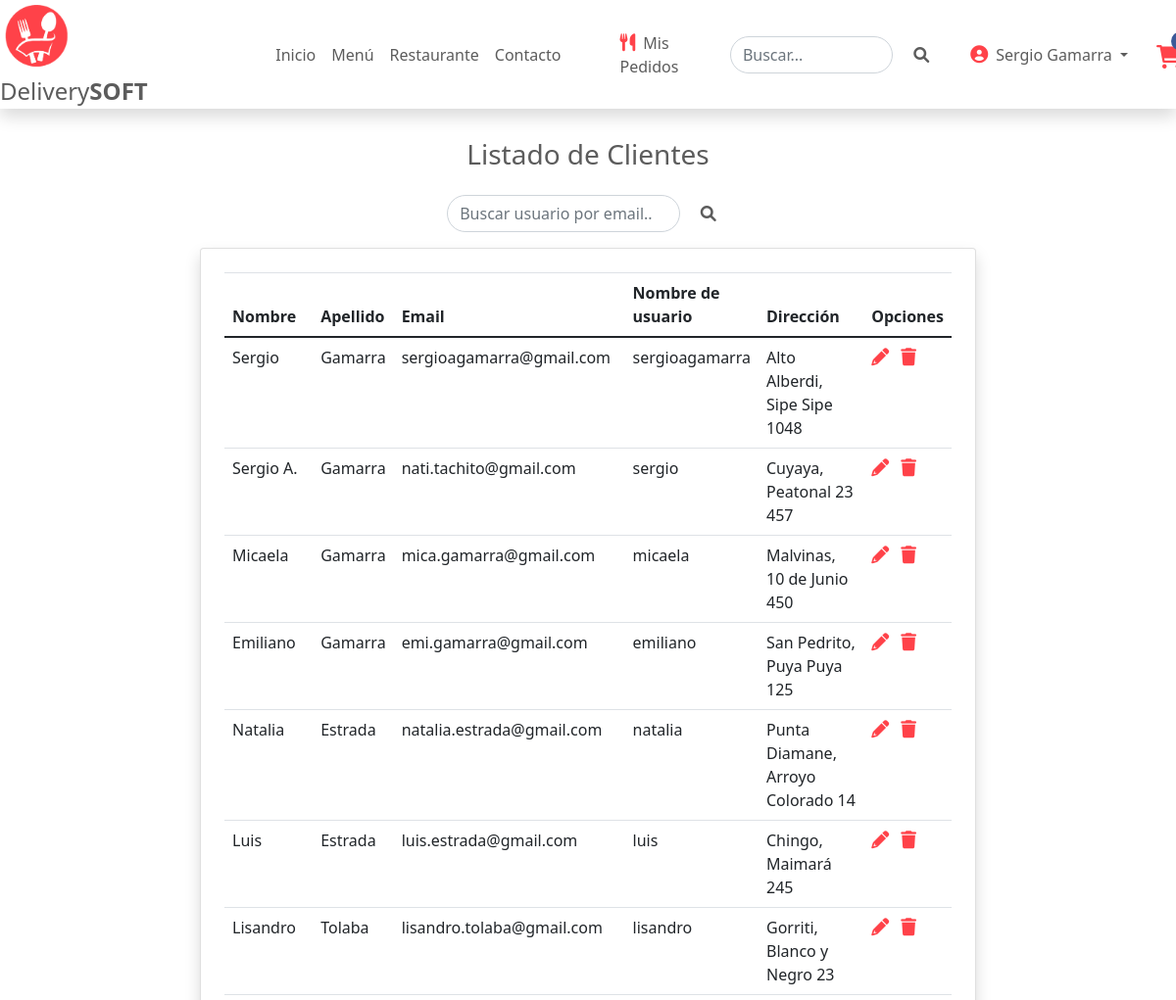
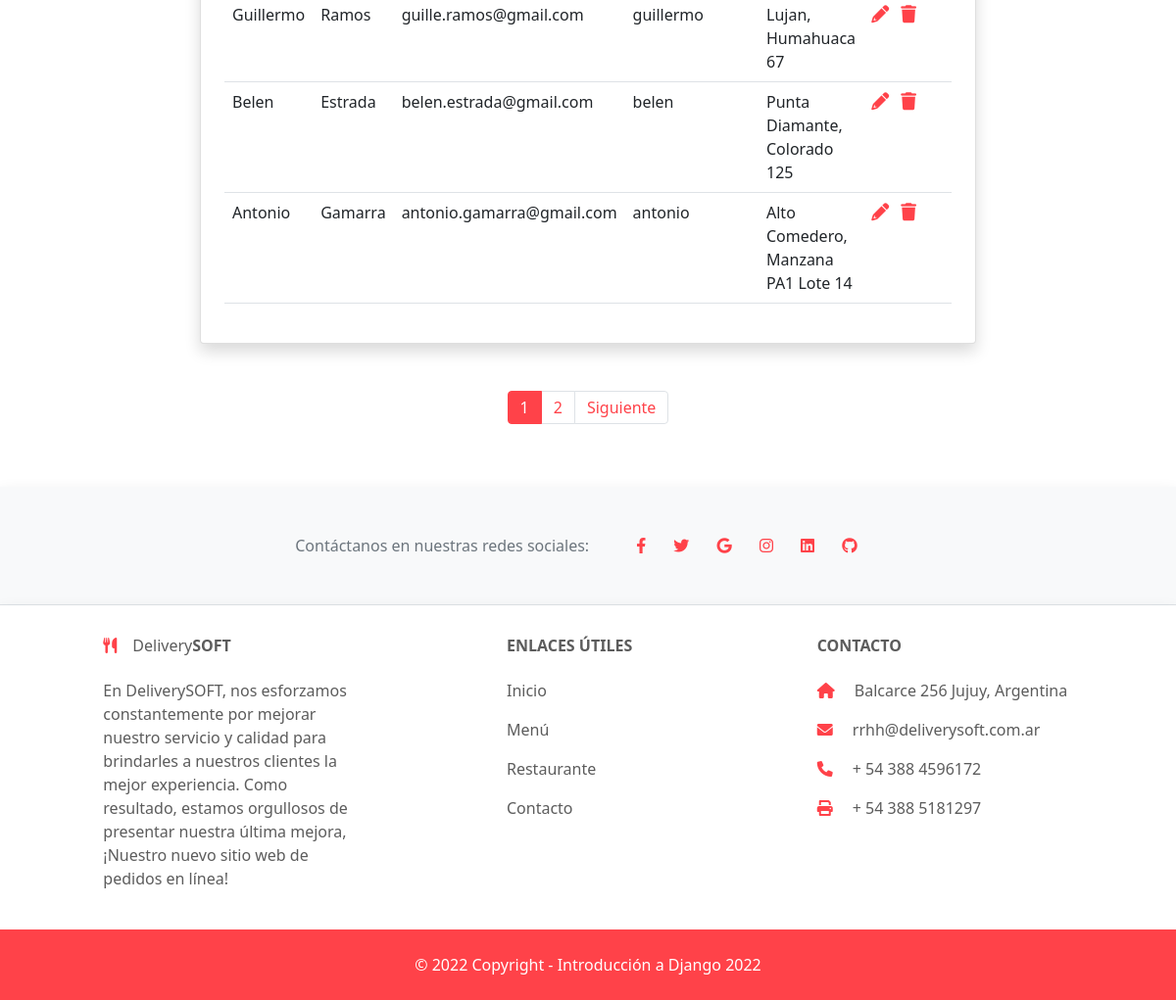
The page /auth/clients/ (signed in) on the database its author committed (2 pictures, top to bottom).
### user/models.py (models this page shows)
class User(AbstractUser):
    barrio = models.CharField(max_length=50, null=True, default="")
    calle = models.CharField(max_length=50, null=True, default="")
    numero = models.IntegerField(null=True, default=0)
    is_admin = models.BooleanField(null=False, default=False)

### user/views.py (the view)
# urls.py: path("clients/", views.clients, name="clients"),
def clients(request):
    if request.user.is_authenticated:
        clients = User.objects.all()
        page_number = request.GET.get('page')
        paginator = Paginator(clients, 10)
        page_obj = paginator.get_page(page_number)
        return render(request, "clients.html",{
            "page_obj": page_obj
        })
    return redirect("/products")

### templates/clients.html (shortened to what this page needs)
{% extends "base.html" %}
{% load leaflet_tags %}
{% block main %}
<div class="d-flex flex-column align-items-center m-3" >
    <h3 class="mx-3 title">Listado de Clientes</h3>
</div>
<div class="row justify-content-center">
    <div class="col-8">
        <form class="d-flex mb-3 justify-content-center"  role="search" action="/auth/search" method="post">
            <input name="search" class="form-control me-2 rounded-pill" style="width: 30%;" type="search" placeholder="Buscar usuario por email..." aria-label="Search">
            <button class="search__form__button rounded-circle" type="submit"><i class="fa-solid fa-magnifying-glass"></i></button>
        </form>
        <div class="card rounded p-4 shadow" style="border-radius: 1rem;">
            <table class="table">
                <thead>
                  <tr>
                    <th scope="col">Nombre</th>
                    <th scope="col">Apellido</th>
                    <th scope="col">Email</th>
                    <th scope="col">Nombre de usuario</th>
                    <th scope="col">Dirección</th>
                    <th scope="col">Opciones</th>
                  </tr>
                </thead>
                <tbody>
                {% for client in page_obj %}
                  <tr>
                    <td>{{client.first_name}}</td>
                    <td>{{client.last_name}}</td>
                    <td>{{client.email}}</td>
                    <td>{{client.username}}</td>
                    <td>{{client.barrio}}, {{client.calle}} {{client.numero}}</td>
                    <td><a href="/auth/perfil/{{client.id}}"><i class="fa-solid fa-pencil icon_user"></i></a> <a href="#"><i class="fa-solid fa-trash icon_user"></i></a> </td>
                  </tr>
                {% endfor %}
                </tbody>
            </table>
        </div>
        {% if page_obj.paginator.num_pages > 1 %}
            <nav aria-label="Page navigation example">
                <ul class="pagination mt-5 justify-content-center   ">
                        {% for i in page_obj.paginator.page_range %}
                            {% if i == page_obj.number %}
                                <li class="page-item active" >
                                    <a class="page-link" href="#" style="background-color: #FF4249; border: 1px solid #FF4249;">{{ i }} </a>
                                </li>
                            {% else %}
                                <li class="page-item">
                                    <a class="page-link" href="?page={{ i }}" style="color: #FF4249;">{{ i }}</a>
                                </li>
                            {% endif %}
                        {% endfor %}
                        {% if page_obj.has_next %}
                            <li class="page-item">
                                <a class="page-link" href="?page={{ page_obj.next_page_number }}" style="color: #FF4249;">Siguiente</a>
                            </li>
                        {% endif %}
                </ul>
            </nav>
        {% endif %}
    </div>
</div>
{% endblock %}

### templates/components/navbar.html (shortened to what this page needs)
{% load static %}
<nav class="navbar shadow p-0 mb-3 bg-body">
    <div class="navbar__search">
        <a class="link_logo" href="/"><img class="logo" src="{% static 'img/logo.png' %}" alt=""> Delivery<b>SOFT</b></a>
        {% if user.is_authenticated %}
            {% if user.is_admin %}
                <div class="navbar__links" style="width: 50%;">
                    <ul class="links">
                        <li><a class="link" href="/pedidos"><i class="fa-solid fa-map-location-dot icon_user"></i>Pedidos</a></li>
                        <li><a class="link" href="/products"><i class="fa-solid fa-burger icon_user"></i>Productos</a></li>
                        <li><a class="link" href="/auth/clients"><i class="fa-solid fa-user icon_user"></i>Clientes</a></li>
                    </ul>
                </div>
                <div class="btn-group">
                    <button type="button" class="login btn dropdown-toggle" data-bs-toggle="dropdown" aria-expanded="false" style="background-color: #FFF; color: #5c5c5c;">
                        <i class="fa-solid fa-circle-user icon_user"></i>{{ user.first_name }} {{ user.last_name }}
                    </button>
                    <ul class="dropdown-menu">
                        <li><a class="dropdown-item" href="/auth/perfil/{{user.id}}">Mi Perfil</a></li>
                        <li><a class="dropdown-item" href="#">Configuración</a></li>
                        <li><a class="dropdown-item" href="#">Ayuda</a></li>
                        <li><hr class="dropdown-divider"></li>
                        <li><a class="dropdown-item" href="/auth/logout">Cerrar sesión</a></li>
                    </ul>
                </div>
            {% else %}
                <div class="navbar__links">
                    <ul class="links">
                        <li><a class="link" href="/">Inicio</a></li>
                        <li><a class="link" href="/products/">Menú</a></li>
                        <li><a class="link" href="#">Restaurante</a></li>
                        <li><a class="link" href="#">Contacto</a></li>
                    </ul>
                </div>
                <a class="link" href="{% url 'mis_pedidos' %}"><i class="fa-solid fa-utensils icon_user"></i>Mis Pedidos</a>
                <form class="d-flex" role="search" action="/products/search" method="post">
                    <input name="search" class="form-control me-2 rounded-pill" type="search" placeholder="Buscar..." aria-label="Search">
                    <button class="search__form__button rounded-circle" type="submit"><i class="fa-solid fa-magnifying-glass"></i></button>
                </form>
                <div class="btn-group">
                    <button type="button" class="login btn dropdown-toggle" data-bs-toggle="dropdown" aria-expanded="false" style="background-color: #FFF; color: #5c5c5c;">
                        <i class="fa-solid fa-circle-user icon_user"></i>{{ user.first_name }} {{ user.last_name }}
                    </button>
                </div>
                <a href="/cart" style="text-decoration: none">
                    <i class="fa-solid fa-cart-shopping icon_cart" style="position: absolute;"></i>
                    <div class="rounded-circle d-flex align-items-center justify-content-center shadow-1-strong"
                        style="width: 20px; height: 20px; position: relative; left: 15px; bottom: 14px; background-color: #3b5998;">
                    </div>
                </a>
            {% endif %}
        {% endif %}
    </div>
</nav>

### static/css/base.css (style rules this page uses)
body { margin: 0; padding: 0; font-family: 'Montserrat', sans-serif; }
.navbar { display: flex; flex-direction: column; padding-bottom: 0; }
.navbar__search { display: flex; justify-content: center; background-color:white; align-items: center; gap: 1rem; width: 100%; }
.logo { width: 75px; padding: 5px; }
.link_logo { font-size: x-large; color: #5c5c5c; }
.link_logo:link, .link_logo:visited, .link_logo:hover, .link_logo:active { color: #5c5c5c; text-decoration: none; }
.navbar__links { display: flex; justify-content: space-evenly; color: #5c5c5c; padding: 1.5rem; margin: 0; width: 50%; }
.search__form__button { display: inline-block; font-weight: 400; line-height: 1.5; color: #212529; text-align: center; text-decoration: none; vertical-align: middle; cursor: pointer; -webkit-user-select: none; -moz-user-select: none; user-select: none; background-color: transparent; border: 1px solid transparent; padding: 0.375rem 0.75rem; font-size: 1rem; border-radius: 0.25rem; transition: color .15s ease-in-out, background-color .15s ease-in-out, border-color .15s ease-in-out, box-shadow .15s ease-in-out; color: #5c5c5c; }
.login { background-color:#FFF; color: #5c5c5c; text-decoration: none; padding: 0.5rem 0.75rem; border-radius: 0.25rem; }
.icon_cart { font-size:x-large; color: #FF4249; }
.icon_user { padding-right: 0.5rem; font-size: large; color: #FF4249; }
.links { display: flex; width: 60%; list-style: none; margin: 0; padding: 0; justify-content: space-evenly; }
.link { text-decoration: none; color: #5c5c5c; margin-right: 1rem; }
.title { color: #5c5c5c; }

### static/css/map.css (style rules this page uses)
html, body { height: 100%; margin: 0; }

### rows shown on the page
User: first_name "Sergio", last_name "Gamarra", email "sergioagamarra@gmail.com", username "sergioagamarra", barrio "Alto Alberdi", calle "Sipe Sipe", numero "1048"
User: first_name "Sergio A.", last_name "Gamarra", email "nati.tachito@gmail.com", username "sergio", barrio "Cuyaya", calle "Peatonal 23", numero "457"
User: first_name "Micaela", last_name "Gamarra", email "mica.gamarra@gmail.com", username "micaela", barrio "Malvinas", calle "10 de Junio", numero "450"
User: first_name "Emiliano", last_name "Gamarra", email "emi.gamarra@gmail.com", username "emiliano", barrio "San Pedrito", calle "Puya Puya", numero "125"
User: first_name "Natalia", last_name "Estrada", email "natalia.estrada@gmail.com", username "natalia", barrio "Punta Diamane", calle "Arroyo Colorado", numero "14"
User: first_name "Luis", last_name "Estrada", email "luis.estrada@gmail.com", username "luis", barrio "Chingo", calle "Maimará", numero "245"
User: first_name "Lisandro", last_name "Tolaba", email "lisandro.tolaba@gmail.com", username "lisandro", barrio "Gorriti", calle "Blanco y Negro", numero "23"
User: first_name "Guillermo", last_name "Ramos", email "guille.ramos@gmail.com", username "guillermo", barrio "Lujan", calle "Humahuaca", numero "67"
User: first_name "Belen", last_name "Estrada", email "belen.estrada@gmail.com", username "belen", barrio "Punta Diamante", calle "Colorado", numero "125"
User: first_name "Antonio", last_name "Gamarra", email "antonio.gamarra@gmail.com", username "antonio", barrio "Alto Comedero", calle "Manzana PA1 Lote", numero "14"

### other values the page prints
{{ i }} "1"
{{ i }} "2"
